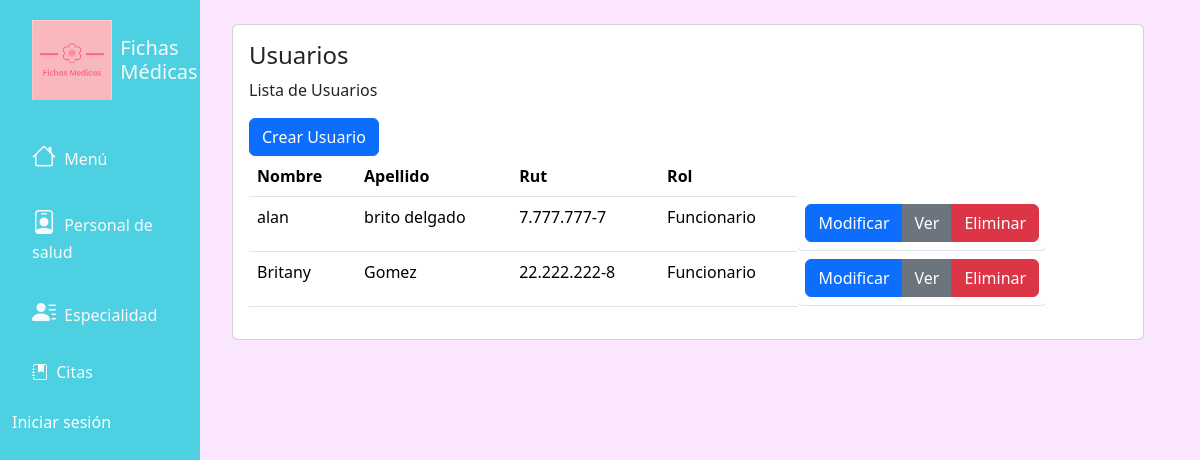
The app's page /usuarios/, older data.
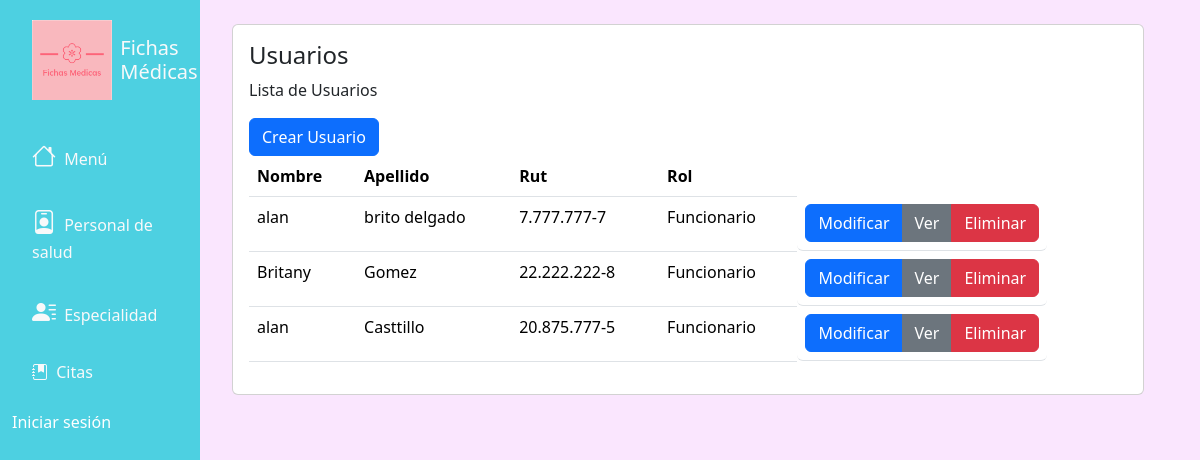
The same page, newer data.
### fichasapp/models.py (models this page shows, shortened)
class Usuario(models.Model):
    ROL = (('Administrador', 'Administrador'),
           ('Funcionario', 'Funcionario'),
           ('Usuario', 'Usuario'),
           )
    nombre = models.CharField(max_length=50, null=True)
    apellido = models.CharField(max_length=50, null=True)
    rut = models.CharField(max_length=13, null=True)
    correo = models.EmailField(max_length=50, null=True)
    rol = models.CharField(max_length=200, null=True, choices=ROL)

### fichasapp/views.py (the view)
# urls.py: path('usuarios/', views.usuarios, name='usuarios'),
def usuarios(request):
    usuarios = Usuario.objects.all()
    return render(request, 'usuarios/usuarios.html', {'usuarios': usuarios})

### templates/usuarios/usuarios.html
{% extends 'base.html' %}
{% block content %}
<div class="page-content page-container" id="page-content">
    <div class="padding">
        <div class="row container d-flex justify-content-center">
        <div class="col-lg-12 grid-margin stretch-card">
              <div class="card">
                <div class="card-body">
                  <h4 class="card-title">Usuarios</h4>
                  <p class="card-description">
                    Lista de Usuarios
                  </p>
                  <div class="table-responsive">
                    <a name="" id="" class="btn btn-primary" href="{% url 'crear_usuario' %}" role="button">Crear Usuario</a>
                    <table class="table">
                      <thead>
                        <tr>
                          <th>Nombre</th>
                          <th>Apellido</th>
                          <th>Rut</th>
                          <th>Rol</th>
                        </tr>
                      </thead>
                      <tbody>
                        {% for usuario in usuarios %}
                        <tr>
                          <td>{{usuario.nombre}}</td>
                          <td>{{usuario.apellido}}</td>
                          <td>{{usuario.rut}}</td>
                          <td>{{usuario.rol}}</td>
                          <td class="btn-group" role="group" aria-label="Basic mixed styles example">
                            <a name="" id="" class="btn btn-primary" href="{% url 'modificar_usuario' usuario.id %}" role="button">Modificar</a>
                            <a name="" id="" class="btn btn-secondary" href="{% url 'mostrar_usuario' usuario.id %}" role="button">Ver</a>
                            <a name="" id="" class="btn btn-danger" href="{% url 'eliminar_usuario' usuario.id %}" role="button">Eliminar</a>
                          </td>
                        </tr>
                        {% endfor %}
                      </tbody>
                    </table>
                  </div>
                </div>
              </div>
            </div>
            </div>
              </div>
            </div>
{% endblock content %}

Row changes from the older to the newer data that the page shows:
added Usuario: nombre "alan", apellido "Casttillo", rut "20.875.777-5", rol "Funcionario"
